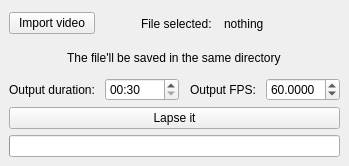
<?xml version="1.0" encoding="UTF-8"?>
<ui version="4.0">
 <class>MainWindow</class>
 <widget class="QMainWindow" name="MainWindow">
  <property name="geometry">
   <rect>
    <x>0</x>
    <y>0</y>
    <width>349</width>
    <height>166</height>
   </rect>
  </property>
  <property name="sizePolicy">
   <sizepolicy hsizetype="Minimum" vsizetype="Preferred">
    <horstretch>0</horstretch>
    <verstretch>0</verstretch>
   </sizepolicy>
  </property>
  <property name="windowTitle">
   <string>MainWindow</string>
  </property>
  <widget class="QWidget" name="centralwidget">
   <property name="sizePolicy">
    <sizepolicy hsizetype="Preferred" vsizetype="Preferred">
     <horstretch>0</horstretch>
     <verstretch>0</verstretch>
    </sizepolicy>
   </property>
   <layout class="QGridLayout" name="gridLayout">
    <item row="1" column="0">
     <widget class="QPushButton" name="pushButton_2">
      <property name="text">
       <string>Lapse it</string>
      </property>
     </widget>
    </item>
    <item row="0" column="0">
     <layout class="QVBoxLayout" name="verticalLayout">
      <item>
       <layout class="QHBoxLayout" name="horizontalLayout">
        <property name="sizeConstraint">
         <enum>QLayout::SetDefaultConstraint</enum>
        </property>
        <item>
         <widget class="QPushButton" name="pushButton">
          <property name="maximumSize">
           <size>
            <width>86</width>
            <height>16777215</height>
           </size>
          </property>
          <property name="text">
           <string>Import video</string>
          </property>
         </widget>
        </item>
        <item>
         <spacer name="horizontalSpacer">
          <property name="orientation">
           <enum>Qt::Horizontal</enum>
          </property>
          <property name="sizeType">
           <enum>QSizePolicy::Fixed</enum>
          </property>
          <property name="sizeHint" stdset="0">
           <size>
            <width>40</width>
            <height>20</height>
           </size>
          </property>
         </spacer>
        </item>
        <item>
         <widget class="QLabel" name="label">
          <property name="minimumSize">
           <size>
            <width>0</width>
            <height>0</height>
           </size>
          </property>
          <property name="maximumSize">
           <size>
            <width>77</width>
            <height>16777215</height>
           </size>
          </property>
          <property name="autoFillBackground">
           <bool>false</bool>
          </property>
          <property name="frameShape">
           <enum>QFrame::NoFrame</enum>
          </property>
          <property name="frameShadow">
           <enum>QFrame::Plain</enum>
          </property>
          <property name="text">
           <string>File selected: </string>
          </property>
         </widget>
        </item>
        <item>
         <widget class="QLabel" name="label_2">
          <property name="enabled">
           <bool>true</bool>
          </property>
          <property name="sizePolicy">
           <sizepolicy hsizetype="Preferred" vsizetype="Preferred">
            <horstretch>0</horstretch>
            <verstretch>0</verstretch>
           </sizepolicy>
          </property>
          <property name="frameShape">
           <enum>QFrame::NoFrame</enum>
          </property>
          <property name="text">
           <string>nothing</string>
          </property>
         </widget>
        </item>
       </layout>
      </item>
      <item alignment="Qt::AlignHCenter">
       <widget class="QLabel" name="label_5">
        <property name="text">
         <string>The file'll be saved in the same directory</string>
        </property>
       </widget>
      </item>
      <item>
       <layout class="QHBoxLayout" name="horizontalLayout_2">
        <item alignment="Qt::AlignRight">
         <widget class="QLabel" name="label_3">
          <property name="text">
           <string>Output duration: </string>
          </property>
         </widget>
        </item>
        <item>
         <widget class="QTimeEdit" name="durationBox">
          <property name="displayFormat">
           <string>mm:ss</string>
          </property>
          <property name="time">
           <time>
            <hour>0</hour>
            <minute>0</minute>
            <second>30</second>
           </time>
          </property>
         </widget>
        </item>
        <item alignment="Qt::AlignRight">
         <widget class="QLabel" name="label_4">
          <property name="text">
           <string>Output FPS: </string>
          </property>
         </widget>
        </item>
        <item>
         <widget class="QDoubleSpinBox" name="fPSBox">
          <property name="decimals">
           <number>4</number>
          </property>
          <property name="value">
           <double>60.000000000000000</double>
          </property>
         </widget>
        </item>
       </layout>
      </item>
     </layout>
    </item>
    <item row="2" column="0">
     <widget class="QProgressBar" name="progressBar">
      <property name="enabled">
       <bool>true</bool>
      </property>
      <property name="value">
       <number>0</number>
      </property>
      <property name="textVisible">
       <bool>false</bool>
      </property>
      <property name="invertedAppearance">
       <bool>false</bool>
      </property>
     </widget>
    </item>
   </layout>
  </widget>
 </widget>
 <tabstops>
  <tabstop>pushButton</tabstop>
 </tabstops>
 <resources/>
 <connections/>
</ui>
